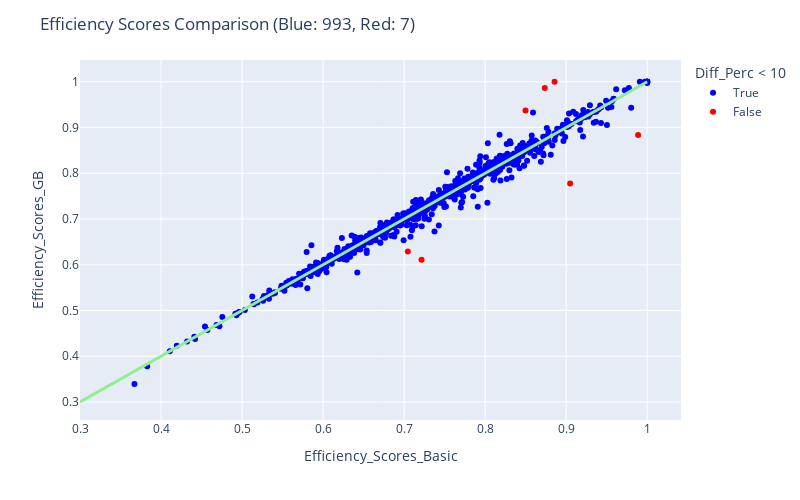

Write notebook code for a chart like this one.
### Code cell
fig = px.scatter(res_gb, x="Efficiency_Scores_Basic", y="Efficiency_Scores_GB", color = "Diff_Perc < 10", color_discrete_map= {True:"blue", False: "red"},
                 hover_data=["Efficiency_Scores_Basic", "Efficiency_Scores_GB", "Diff_Perc"] + [res_gb.index])

fig.add_traces(
    list(px.line(x = np.linspace(0.3, 1, num=2), y = np.linspace(0.3, 1, num=2)).select_traces())
)

fig.update_traces(line_color='lightgreen', line_width=3)

fig.update_layout(
    autosize=False,
    width=800,
    height=500,
    title_text=f"Efficiency Scores Comparison (Blue: {blue}, Red: {red})",
)

fig.show()

### Figure 1 — Plotly figure (JSON) as saved in the notebook; plotly's stock layout.template omitted (floating-point values rounded to 4 significant figures; data arrays with more than 128 entries replaced by an {"elided": "..."} marker saying what was removed)
{"data": [{"customdata": {"elided": "993x2 mixed values"}, "hovertemplate": "Diff_Perc < 10=True<br>Efficiency_Scores_Basic=%{x}<br>Efficiency_Scores_GB=%{y}<br>Diff_Perc=%{customdata[0]}<br>index=%{customdata[1]}<extra></extra>", "legendgroup": "True", "line": {"color": "lightgreen", "width": 3}, "marker": {"color": "blue", "symbol": "circle"}, "mode": "markers", "name": "True", "orientation": "v", "showlegend": true, "type": "scatter", "x": {"elided": "993 float values"}, "xaxis": "x", "y": {"elided": "993 float values"}, "yaxis": "y"}, {"customdata": [[-12.94, "DMU 0078"], [10.78, "DMU 0233"], [14.05, "DMU 0385"], [-10.27, "DMU 0405"], [15.35, "DMU 0464"], [-12.91, "DMU 0736"], [10.63, "DMU 0805"]], "hovertemplate": "Diff_Perc < 10=False<br>Efficiency_Scores_Basic=%{x}<br>Efficiency_Scores_GB=%{y}<br>Diff_Perc=%{customdata[0]}<br>index=%{customdata[1]}<extra></extra>", "legendgroup": "False", "line": {"color": "lightgreen", "width": 3}, "marker": {"color": "red", "symbol": "circle"}, "mode": "markers", "name": "False", "orientation": "v", "showlegend": true, "type": "scatter", "x": [0.8736, 0.7046, 0.9049, 0.8498, 0.7215, 0.8857, 0.9888], "xaxis": "x", "y": [0.9866, 0.6287, 0.7778, 0.9371, 0.6108, 1, 0.8837], "yaxis": "y"}, {"hovertemplate": "x=%{x}<br>y=%{y}<extra></extra>", "legendgroup": "", "line": {"color": "lightgreen", "dash": "solid", "width": 3}, "marker": {"symbol": "circle"}, "mode": "lines", "name": "", "orientation": "v", "showlegend": false, "type": "scatter", "x": [0.3, 1], "xaxis": "x", "y": [0.3, 1], "yaxis": "y"}], "layout": {"autosize": false, "height": 500, "legend": {"title": {"text": "Diff_Perc < 10"}, "tracegroupgap": 0}, "margin": {"t": 60}, "title": {"text": "Efficiency Scores Comparison (Blue: 993, Red: 7)"}, "width": 800, "xaxis": {"anchor": "y", "autorange": true, "domain": [0, 1], "range": [0.3, 1.042], "title": {"text": "Efficiency_Scores_Basic"}, "type": "linear"}, "yaxis": {"anchor": "x", "autorange": true, "domain": [0, 1], "range": [0.2607, 1.048], "title": {"text": "Efficiency_Scores_GB"}, "type": "linear"}}}
